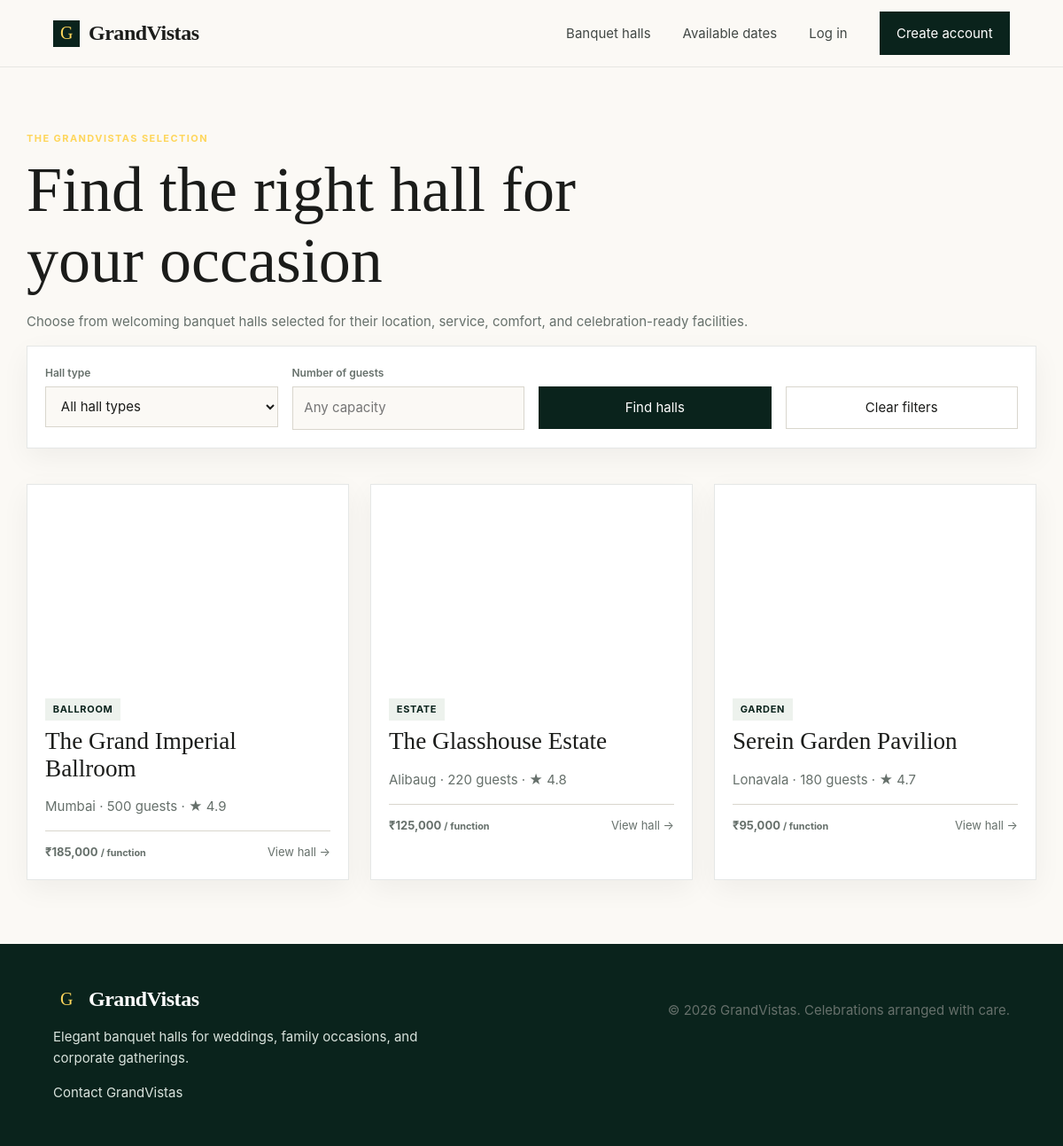
The page /pages/venues.php on the database its author committed.
### tables this page shows
CREATE TABLE IF NOT EXISTS venues (id INT UNSIGNED AUTO_INCREMENT PRIMARY KEY,vendor_id INT UNSIGNED NULL,name VARCHAR(160) NOT NULL,description TEXT,type VARCHAR(40) NOT NULL,max_capacity INT UNSIGNED NOT NULL,square_footage INT UNSIGNED,base_rate DECIMAL(12,2) NOT NULL,peak_rate DECIMAL(12,2),security_deposit DECIMAL(12,2) DEFAULT 0,amenities JSON,catering_tier VARCHAR(100),address VARCHAR(255),city VARCHAR(100),rating DECIMAL(2,1) DEFAULT 0,review_count INT DEFAULT 0,status ENUM('active','maintenance','inactive') NOT NULL DEFAULT 'active',cover_image VARCHAR(500),created_at DATETIME NOT NULL DEFAULT CURRENT_TIMESTAMP);

### includes/functions.php (called while the page is built, shortened)
<?php
function e(?string $value): string
{
    return htmlspecialchars($value ?? '', ENT_QUOTES, 'UTF-8');
}
function url(string $path = ''): string
{
    $base = rtrim(str_replace('\\', '/', dirname($_SERVER['SCRIPT_NAME'] ?? '')), '/');
    $base = preg_replace('#/(pages|auth|client|vendor|admin|api)$#', '', $base) ?: '';
    return $base . ($path !== '' ? '/' . ltrim($path, '/') : '');
}
function current_user(): ?array
{
    return $_SESSION['user'] ?? null;
}
function money(float|int|string $amount): string
{
    return '₹' . number_format((float) $amount, 0);
}
function image_url(?string $path): string
{
    $path = trim((string) $path);
    if ($path === '' || preg_match('#^https?://#i', $path)) {
        return $path;
    }
    return url(ltrim($path, '/'));
}

### config/database.php (called while the page is built, shortened)
<?php
function db(): PDO
{
    $pdo = new PDO(
        'mysql:host=localhost;dbname=php;charset=utf8mb4',
        'root',
        '123456',
        [
            PDO::ATTR_ERRMODE => PDO::ERRMODE_EXCEPTION,
            PDO::ATTR_DEFAULT_FETCH_MODE => PDO::FETCH_ASSOC,
            PDO::ATTR_EMULATE_PREPARES => false,
        ]
    );
    return $pdo;
}

### pages/venues.php (the view, shortened to what this page needs)
<?php
require_once __DIR__ . '/../config/database.php';
require_once __DIR__ . '/../includes/functions.php';
$where = ["status = 'active'"];
$params = [];
$query = 'SELECT * FROM venues WHERE ' . implode(' AND ', $where) . ' ORDER BY rating DESC';
$stmt = db()->prepare($query);
$stmt->execute($params);
$venues = $stmt->fetchAll();
require __DIR__ . '/../includes/header.php';
?>
<main class="container">
    <div class="section-head">
        <div>
            <div class="eyebrow">The GrandVistas selection</div>
            <h1>Find the right hall for your occasion</h1>
            <p class="muted">Choose from welcoming banquet halls selected for their location, service, comfort, and
                celebration-ready facilities.</p>
        </div>
    </div>
    <form class="search-panel" method="get">
        <div class="field"><label for="type">Hall type</label><select id="type" name="type">
                <option value="">All hall types</option>
            </select></div>
        <div class="field"><label for="capacity">Number of guests</label><input id="capacity" name="capacity"
                type="number" min="1" placeholder="Any capacity" value="<?= e($_GET['capacity'] ?? '') ?>"></div>
        <div class="field"><label>&nbsp;</label><button class="button primary" type="submit">Find halls</button>
        </div>
        <div class="field"><label>&nbsp;</label><a class="button" href="<?= e(url('pages/venues.php')) ?>">Clear
                filters</a></div>
    </form>
    <div class="grid" style="margin-top:2.5rem"><?php if (!$venues): ?>
        <?php endif; ?><?php foreach ($venues as $venue): ?>
            <article class="card">
                <div class="venue-image" style="background-image:url('<?= e(image_url($venue['cover_image'])) ?>')"></div>
                <div class="card-body"><span class="tag"><?= e($venue['type']) ?></span>
                    <h3><?= e($venue['name']) ?></h3>
                    <p class="muted"><?= e($venue['city']) ?> · <?= e((string) $venue['max_capacity']) ?> guests · ★
                        <?= e((string) $venue['rating']) ?>
                    </p>
                    <div class="card-meta"><strong><?= money($venue['base_rate']) ?> <small>/ function</small></strong><a
                            href="<?= e(url('pages/venue_detail.php?id=' . $venue['id'])) ?>">View hall →</a></div>
                </div>
            </article><?php endforeach; ?>
    </div>
</main>
<?php require __DIR__ . '/../includes/footer.php'; ?>

### includes/header.php (shortened to what this page needs)
<?php
require_once __DIR__ . '/functions.php';
$user = current_user();
?>
<!doctype html>
<html lang="en">
<head>
    <link rel="stylesheet" href="<?= e(url('assets/css/style.css')) ?>">
</head>
<body>
    <header class="site-header">
        <a class="brand" href="<?= e(url('pages/index.php')) ?>"><span class="brand-mark">G</span> GrandVistas</a>
        <nav class="site-nav" data-menu>
            <a href="<?= e(url('pages/venues.php')) ?>">Banquet halls</a>
            <a href="<?= e(url('pages/venues.php?view=availability')) ?>">Available dates</a>
            <?php if ($user): ?>
                <?php if ($user['role'] === 'admin'): ?>
                    <a href="<?= e(url('admin/dashboard.php')) ?>">Admin</a>
                <?php elseif ($user['role'] === 'vendor'): ?>
                    <a href="<?= e(url('vendor/dashboard.php')) ?>">Partner portal</a>
                <?php else: ?>
                    <a href="<?= e(url('client/dashboard.php')) ?>">My celebrations</a>
                <?php endif; ?>
                <a href="<?= e(url('auth/logout.php')) ?>">Log out</a>
            <?php else: ?>
                <a href="<?= e(url('auth/login.php')) ?>">Log in</a>
                <a class="nav-cta" href="<?= e(url('auth/register.php')) ?>">Create account</a>
            <?php endif; ?>
        </nav>
    </header>

### includes/footer.php (shortened to what this page needs)
<footer class="site-footer">
    <div><a class="brand" href="<?= e(url('pages/index.php')) ?>"><span class="brand-mark">G</span> GrandVistas</a>
        <p>Elegant banquet halls for weddings, family occasions, and corporate gatherings.</p><a
            href="<?= e(url('pages/contact.php')) ?>">Contact GrandVistas</a>
    </div>
    <p class="muted">© <?= date('Y') ?> GrandVistas. Celebrations arranged with care.</p>
</footer>
</body>
</html>

### assets/css/style.css (style rules this page uses)
:root { --ink: #000805; --emerald: #0a231c; --gold: #d4af37; --gold-soft: #fed65b; --cream: #fbf9f5; --paper: #f5f3ef; --line: #d9d6cd; --muted: #66706b; --danger: #ba1a1a }
* { box-sizing: border-box }
html { scroll-behavior: smooth }
body { margin: 0; background: var(--cream); color: #1b1c1a; font: 15px/1.6 Inter, Arial, sans-serif }
a { color: inherit; text-decoration: none }
button, input, select, textarea { font: inherit }
.site-header { height: 76px; display: flex; align-items: center; justify-content: space-between; padding: 0 clamp(1.25rem, 5vw, 4rem); background: rgba(251, 249, 245, .94); border-bottom: 1px solid rgba(114, 121, 117, .15); position: sticky; top: 0; z-index: 10; backdrop-filter: blur(14px) }
.brand { font: 600 24px Newsreader, serif; letter-spacing: -.02em; display: inline-flex; align-items: center; gap: 10px }
.brand-mark { display: grid; place-items: center; width: 30px; height: 30px; color: var(--gold-soft); background: var(--emerald); font: 500 20px Newsreader, serif }
.site-nav { display: flex; align-items: center; gap: clamp(1rem, 3vw, 2.5rem); color: #424845 }
.nav-cta, .button.primary { background: var(--emerald); color: #fff; padding: .7rem 1.15rem; border: 1px solid var(--emerald) }
.eyebrow, .label { font-size: 11px; font-weight: 700; letter-spacing: .13em; text-transform: uppercase }
.eyebrow { color: var(--gold-soft) }
h1, h2, h3 { font-family: Newsreader, Georgia, serif; font-weight: 400; line-height: 1.12; margin: .5rem 0 1rem }
h1 { font-size: clamp(2.5rem, 6vw, 4.5rem); max-width: 720px }
h3 { font-size: 1.7rem }
.container { max-width: 1180px; margin: auto; padding: clamp(2.5rem, 6vw, 5rem) 1.25rem }
.section-head { display: flex; justify-content: space-between; align-items: end; gap: 1rem; margin-bottom: 2rem }
.muted { color: var(--muted) }
.button { display: inline-flex; align-items: center; justify-content: center; gap: .45rem; padding: .7rem 1.15rem; border: 1px solid var(--line); background: transparent; cursor: pointer }
.search-panel, .card, .form-card { background: #fff; border: 1px solid rgba(114, 121, 117, .18); box-shadow: 0 10px 30px rgba(27, 28, 26, .05) }
.search-panel { display: grid; grid-template-columns: repeat(4, 1fr); gap: 1rem; padding: 1.25rem; margin-top: -2rem; position: relative }
.field { display: flex; flex-direction: column; gap: .35rem }
.field label { font-size: 12px; font-weight: 600; color: var(--muted) }
.field input, .field select, .field textarea { width: 100%; padding: .72rem .8rem; border: 1px solid var(--line); background: var(--cream); color: inherit; outline: none }
.grid { display: grid; grid-template-columns: repeat(3, 1fr); gap: 1.5rem }
.card { overflow: hidden }
.venue-image { height: 220px; background: center/cover }
.card-body { padding: 1.25rem }
.tag { display: inline-block; padding: .25rem .55rem; background: #edf2ed; color: var(--emerald); font-size: 11px; font-weight: 700; text-transform: uppercase; letter-spacing: .06em }
.card-meta { display: flex; justify-content: space-between; color: var(--muted); font-size: 13px; border-top: 1px solid var(--line); padding-top: .8rem; margin-top: .8rem }
.site-footer { display: flex; justify-content: space-between; gap: 2rem; padding: 3rem clamp(1.25rem, 5vw, 4rem); background: var(--emerald); color: #d9e3dd }
.site-footer .brand { color: #fff }
.site-footer p { max-width: 420px }

### rows shown on the page
venues: type "BALLROOM", name "The Grand Imperial Ballroom", city "Mumbai", max_capacity "500", rating "4.9", base_rate "₹185,000"
venues: type "ESTATE", name "The Glasshouse Estate", city "Alibaug", max_capacity "220", rating "4.8", base_rate "₹125,000"
venues: type "GARDEN", name "Serein Garden Pavilion", city "Lonavala", max_capacity "180", rating "4.7", base_rate "₹95,000"
